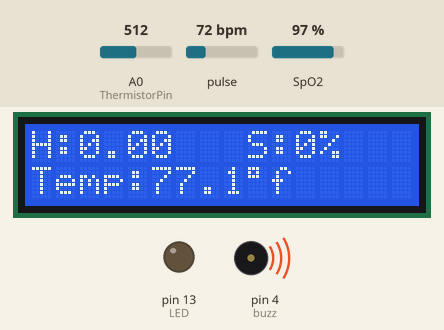
Bench run of a sketch on a simulated Arduino Uno, built with avr-gcc and run on an emulated ATmega328P. Shown: 16×2 character LCD, output pins drawn as LEDs (lit = HIGH), buzzer (waves = sounding, pin HIGH). Dashed ring = blinking. The inputs (shaded band) are chosen by the test bench; at power-on: pulse 72 bpm, A0 (ThermistorPin) = 512, SpO2 97 %. What the sketch prints to the serial monitor is not drawn.

Above: at 4.2 s.
4.3 s: pulse set to 109 bpm
At 6.0 s:
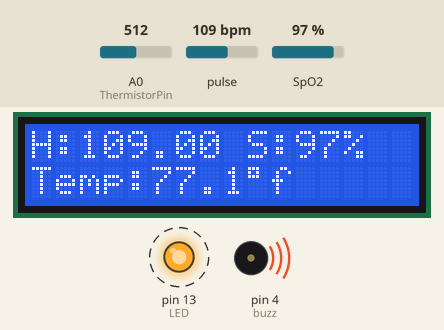
6.5 s: pulse set to 113 bpm
At 8.0 s:
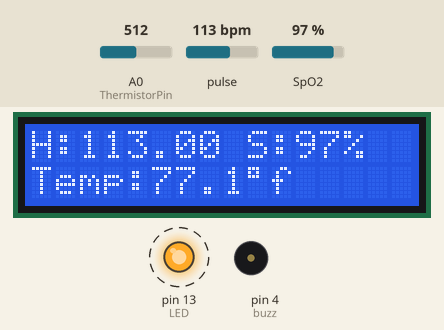
10.6 s: A0 (ThermistorPin) set to 716
At 14.0 s:
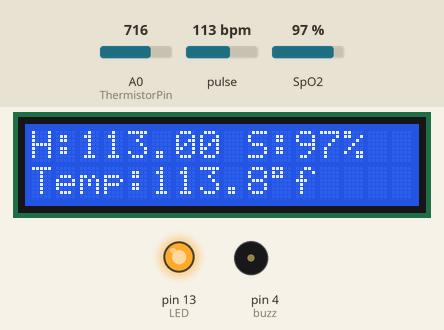
14.7 s: SpO2 set to 80 %
At 16.0 s:
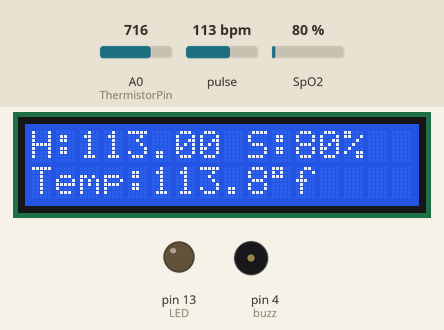
18.8 s: SpO2 set to 85 %
At 21.0 s:
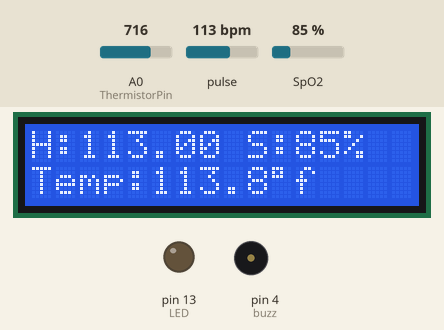
22.9 s: A0 (ThermistorPin) set to 900
At 24.7 s:
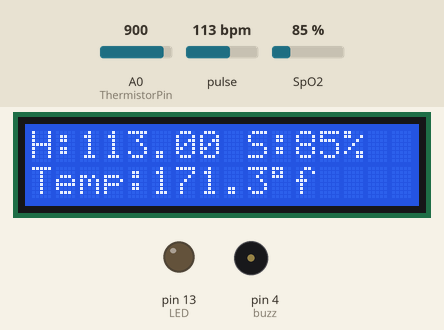
Timing chart, 0 to 28.0 s (numbered marks = the images above; inputs shaded):
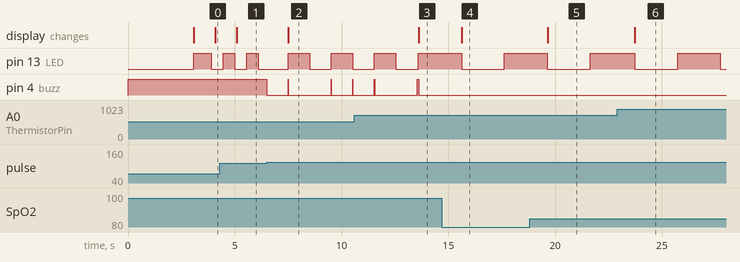

The sketch:

Arduino.ino
```cpp
#include <LiquidCrystal.h>
#include <Wire.h>
#include "MAX30100_PulseOximeter.h"

LiquidCrystal lcd(12, 11, 10, 9, 8, 7);

#define REPORTING_PERIOD_MS 1000
unsigned long previousMillis = 5000, previousMillis1;
PulseOximeter pox;
uint32_t tsLastReport = 0;

#define ThermistorPin A0  // for Arduino microcontroller
long ADC_Value;
float R1 = 10000;  // value of R1 on board
float logR2, R2, T;

//steinhart-hart coeficients for thermistor
float c1 = 0.001129148, c2 = 0.000234125, c3 = 0.0000000876741;
float temp_c, temp_f;

#define buzz 4
int LED = 13;
void onBeatDetected() {
  Serial.println("Beat!");
  digitalWrite(LED, !digitalRead(LED));
}
void pox_update() {
  if (!pox.begin()) {
    Serial.println("FAILED");
    for (;;)
      ;
  } else {
    Serial.println("SUCCESS");
  }
  pox.setIRLedCurrent(MAX30100_LED_CURR_7_6MA);

  // Register a callback for the beat detection
  pox.setOnBeatDetectedCallback(onBeatDetected);
}
void temp() {
  ADC_Value = 0;
  for (int i = 0; i < 50; i++) {
    ADC_Value = ADC_Value + analogRead(ThermistorPin);
    delay(1);
  }

  ADC_Value = ADC_Value / 50;
  R2 = R1 * (1023.0 / (float)ADC_Value - 1.0);  //calculate resistance on thermistor
  logR2 = log(R2);
  temp_c = (1.0 / (c1 + c2 * logR2 + c3 * logR2 * logR2 * logR2));  // temperature in Kelvin
  temp_c = temp_c - 273.15;                                         //convert Kelvin to Celcius
  temp_f = (temp_c * 9.0) / 5.0 + 32.0;                             //convert Celcius to Fahrenheit
}

void setup() {
  Serial.begin(9600);
  pinMode(ThermistorPin, INPUT);  //10k thermister 1 pin + 1+10k 10k 1pin -

  pinMode(buzz, OUTPUT);  // declare Buzzer as output
  pinMode(13, OUTPUT);
  digitalWrite(buzz, HIGH);
  Serial.print("Initializing pulse oximeter..");
  lcd.begin(16, 2);
  lcd.print("Initializing...");
  delay(3000);
  lcd.clear();

  // Initialize the PulseOximeter instance
  // Failures are generally due to an improper I2C wiring, missing power supply
  // or wrong target chip
  if (!pox.begin()) {
    Serial.println("FAILED");
    for (;;)
      ;
  } else {
    Serial.println("SUCCESS");
  }
  pox.setIRLedCurrent(MAX30100_LED_CURR_7_6MA);

  // Register a callback for the beat detection
  pox.setOnBeatDetectedCallback(onBeatDetected);
}

void loop() {

  pox.update();
  if (millis() - tsLastReport > REPORTING_PERIOD_MS) {

    Serial.print("<A");
    Serial.print(pox.getHeartRate());
    Serial.print(">");
    Serial.print("<B");
    Serial.print(pox.getSpO2());
    Serial.print(">");
    Serial.print("<C");
    Serial.print(temp_f);
    Serial.print(">");
    Serial.print("Heart rate:");
    Serial.print(pox.getHeartRate());
    Serial.print("bpm / SpO2:");
    Serial.print(pox.getSpO2());
    Serial.println("%");

    lcd.clear();
    lcd.setCursor(0, 0);
    lcd.print("H: ");
    lcd.setCursor(2, 0);
    lcd.print(pox.getHeartRate());

    lcd.setCursor(9, 0);
    lcd.print("S: ");
    lcd.setCursor(11, 0);
    lcd.print(pox.getSpO2());  //919716040141
    lcd.print("%");


    lcd.setCursor(0, 1);
    lcd.print("Temp: ");
    lcd.setCursor(5, 1);
    lcd.print(temp_f, 1);
    lcd.write(0xdf);  // to display °
    lcd.print("f ");

    tsLastReport = millis();
  }
  if (pox.getHeartRate() > 110) {
    digitalWrite(buzz, LOW);
    delay(1000);
  }
    if (temp_f > 104) {
    digitalWrite(buzz, LOW);
     delay(1000);
  }
  else
   {
    digitalWrite(buzz, HIGH);
  }


  if (millis() - previousMillis > 10000) {
    temp();
    previousMillis = millis();
    pox_update();
  }
}
```

Measured:
- the behaviour switches between 110 and 111 bpm on pulse (found by bisection; images 1 and 2)
- after the input at 4.3 s, the display: changes after 0.80 s (image 1)
- after the input at 6.5 s, pin 13 (LED): alternates HIGH for 1.0 s and LOW for 1.0 s, starting after 1.0 s; pin 4 (buzz): goes LOW 1.0 s, HIGH 0.01 s, LOW 2.0 s, HIGH 0.01 s, LOW 1.0 s, HIGH 0.01 s, then LOW, starting at once; the display: changes after 1.0 s (image 2)
- after the input at 10.6 s, the display: changes after 3.0 s (image 3)
- after the input at 14.7 s, the display: changes after 0.93 s (image 4)
- after the input at 18.8 s, the display: changes after 0.85 s (image 5)
- after the input at 22.9 s, the display: changes after 0.83 s (image 6)
- by itself, pin 13 (LED): alternates HIGH for 0.55 s and LOW for 0.55 s
